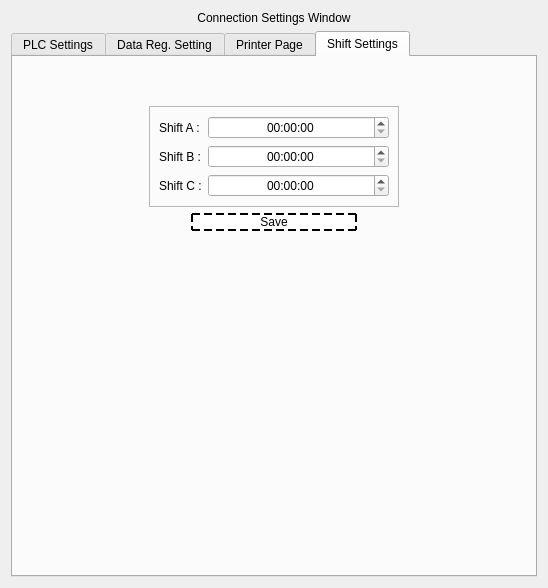
<?xml version="1.0" encoding="UTF-8"?>
<ui version="4.0">
 <class>ConnectionWindow</class>
 <widget class="QWidget" name="ConnectionWindow">
  <property name="windowModality">
   <enum>Qt::WindowModal</enum>
  </property>
  <property name="geometry">
   <rect>
    <x>0</x>
    <y>0</y>
    <width>548</width>
    <height>588</height>
   </rect>
  </property>
  <property name="windowTitle">
   <string>Connection Window</string>
  </property>
  <layout class="QVBoxLayout" name="verticalLayout">
   <item alignment="Qt::AlignTop">
    <widget class="QLabel" name="label">
     <property name="styleSheet">
      <string notr="true">QLabel{
	font: 700 16pt &quot;Cascadia Mono&quot;;
}</string>
     </property>
     <property name="text">
      <string>Connection Settings Window</string>
     </property>
     <property name="alignment">
      <set>Qt::AlignCenter</set>
     </property>
    </widget>
   </item>
   <item>
    <widget class="QTabWidget" name="tabWidget">
     <property name="sizePolicy">
      <sizepolicy hsizetype="Preferred" vsizetype="Expanding">
       <horstretch>0</horstretch>
       <verstretch>0</verstretch>
      </sizepolicy>
     </property>
     <property name="currentIndex">
      <number>3</number>
     </property>
     <widget class="QWidget" name="tabWidgetPage1">
      <attribute name="title">
       <string>PLC Settings</string>
      </attribute>
      <layout class="QVBoxLayout" name="verticalLayout_2">
       <item alignment="Qt::AlignHCenter">
        <widget class="QFrame" name="frame_2">
         <property name="minimumSize">
          <size>
           <width>300</width>
           <height>0</height>
          </size>
         </property>
         <property name="styleSheet">
          <string notr="true"/>
         </property>
         <property name="frameShape">
          <enum>QFrame::StyledPanel</enum>
         </property>
         <property name="frameShadow">
          <enum>QFrame::Raised</enum>
         </property>
         <layout class="QFormLayout" name="formLayout">
          <item row="0" column="0">
           <widget class="QLabel" name="label_2">
            <property name="text">
             <string>IP   :</string>
            </property>
           </widget>
          </item>
          <item row="0" column="1">
           <widget class="QLineEdit" name="lineEdit">
            <property name="alignment">
             <set>Qt::AlignCenter</set>
            </property>
           </widget>
          </item>
          <item row="1" column="0">
           <widget class="QLabel" name="label_3">
            <property name="text">
             <string>Port :</string>
            </property>
           </widget>
          </item>
          <item row="1" column="1">
           <widget class="QLineEdit" name="lineEdit_2">
            <property name="alignment">
             <set>Qt::AlignCenter</set>
            </property>
           </widget>
          </item>
         </layout>
        </widget>
       </item>
       <item alignment="Qt::AlignHCenter">
        <widget class="QPushButton" name="pushButton_8">
         <property name="minimumSize">
          <size>
           <width>166</width>
           <height>0</height>
          </size>
         </property>
         <property name="styleSheet">
          <string notr="true">QPushButton{
	border-radius:20%;
	background-color: rgb(255, 255, 255);
	border:2px dashed black;
}
QPushButton::hover{
	border-radius:20%;
	background-color: rgb(30, 255, 68);
}</string>
         </property>
         <property name="text">
          <string>Test</string>
         </property>
         <property name="icon">
          <iconset resource="asset.qrc">
           <normaloff>:/Icons/Assets/icons/icons8-save-96.png</normaloff>:/Icons/Assets/icons/icons8-save-96.png</iconset>
         </property>
         <property name="iconSize">
          <size>
           <width>40</width>
           <height>40</height>
          </size>
         </property>
        </widget>
       </item>
       <item alignment="Qt::AlignHCenter">
        <widget class="QFrame" name="frame_3">
         <property name="frameShape">
          <enum>QFrame::StyledPanel</enum>
         </property>
         <property name="frameShadow">
          <enum>QFrame::Raised</enum>
         </property>
         <layout class="QHBoxLayout" name="horizontalLayout_2">
          <item>
           <widget class="QPushButton" name="pushButton_2">
            <property name="minimumSize">
             <size>
              <width>166</width>
              <height>0</height>
             </size>
            </property>
            <property name="maximumSize">
             <size>
              <width>166</width>
              <height>16777215</height>
             </size>
            </property>
            <property name="styleSheet">
             <string notr="true">QPushButton{
	border-radius:20%;
	background-color: rgb(255, 255, 255);
	border:2px dashed black;
}
QPushButton::hover{
	border-radius:20%;
	background-color: rgb(255, 103, 106);
}</string>
            </property>
            <property name="text">
             <string>Cancel</string>
            </property>
            <property name="icon">
             <iconset resource="asset.qrc">
              <normaloff>:/Icons/Assets/icons/icons8-cross-64.png</normaloff>:/Icons/Assets/icons/icons8-cross-64.png</iconset>
            </property>
            <property name="iconSize">
             <size>
              <width>40</width>
              <height>40</height>
             </size>
            </property>
           </widget>
          </item>
          <item>
           <widget class="QPushButton" name="pushButton">
            <property name="minimumSize">
             <size>
              <width>166</width>
              <height>0</height>
             </size>
            </property>
            <property name="maximumSize">
             <size>
              <width>166</width>
              <height>16777215</height>
             </size>
            </property>
            <property name="styleSheet">
             <string notr="true">QPushButton{
	border-radius:20%;
	background-color: rgb(255, 255, 255);
	border:2px dashed black;
}
QPushButton::hover{
	border-radius:20%;
	background-color: rgb(30, 255, 68);
}</string>
            </property>
            <property name="text">
             <string>Save</string>
            </property>
            <property name="icon">
             <iconset resource="asset.qrc">
              <normaloff>:/Icons/Assets/icons/icons8-save-96.png</normaloff>:/Icons/Assets/icons/icons8-save-96.png</iconset>
            </property>
            <property name="iconSize">
             <size>
              <width>40</width>
              <height>40</height>
             </size>
            </property>
           </widget>
          </item>
         </layout>
        </widget>
       </item>
       <item>
        <spacer name="verticalSpacer">
         <property name="orientation">
          <enum>Qt::Vertical</enum>
         </property>
         <property name="sizeHint" stdset="0">
          <size>
           <width>20</width>
           <height>40</height>
          </size>
         </property>
        </spacer>
       </item>
      </layout>
     </widget>
     <widget class="QWidget" name="tab">
      <attribute name="title">
       <string>Data Reg. Setting</string>
      </attribute>
      <layout class="QGridLayout" name="gridLayout">
       <item row="18" column="0">
        <widget class="QLabel" name="label_8">
         <property name="text">
          <string>Scan Time (s) :</string>
         </property>
        </widget>
       </item>
       <item row="0" column="2">
        <widget class="QLineEdit" name="lineEdit_5">
         <property name="alignment">
          <set>Qt::AlignCenter</set>
         </property>
         <property name="readOnly">
          <bool>true</bool>
         </property>
        </widget>
       </item>
       <item row="19" column="0">
        <widget class="QLabel" name="label_9">
         <property name="text">
          <string>PLC Timeout (s) : </string>
         </property>
        </widget>
       </item>
       <item row="7" column="1">
        <widget class="Line" name="line">
         <property name="styleSheet">
          <string notr="true">Line{
	border:2px dashed black;
}</string>
         </property>
         <property name="orientation">
          <enum>Qt::Horizontal</enum>
         </property>
        </widget>
       </item>
       <item row="4" column="0">
        <widget class="QLabel" name="label_16">
         <property name="text">
          <string>Barcode ST-01 :</string>
         </property>
        </widget>
       </item>
       <item row="6" column="0">
        <widget class="QLabel" name="label_21">
         <property name="text">
          <string>Response Reg. ST-01 :</string>
         </property>
        </widget>
       </item>
       <item row="9" column="1">
        <widget class="QLineEdit" name="lineEdit_11">
         <property name="alignment">
          <set>Qt::AlignCenter</set>
         </property>
        </widget>
       </item>
       <item row="15" column="0">
        <widget class="QLabel" name="label_20">
         <property name="text">
          <string>Response Reg. ST-02 :</string>
         </property>
        </widget>
       </item>
       <item row="1" column="2">
        <widget class="QLineEdit" name="lineEdit_6">
         <property name="alignment">
          <set>Qt::AlignCenter</set>
         </property>
         <property name="readOnly">
          <bool>true</bool>
         </property>
        </widget>
       </item>
       <item row="21" column="1">
        <widget class="QPushButton" name="pushButton_6">
         <property name="styleSheet">
          <string notr="true">QPushButton::hover{
	background-color: rgb(255, 28, 89);
}

QPushButton::checked{
	background-color: rgb(255, 28, 89);
}</string>
         </property>
         <property name="text">
          <string>Close</string>
         </property>
         <property name="checkable">
          <bool>false</bool>
         </property>
        </widget>
       </item>
       <item row="6" column="1">
        <widget class="QLineEdit" name="lineEdit_23">
         <property name="alignment">
          <set>Qt::AlignCenter</set>
         </property>
        </widget>
       </item>
       <item row="18" column="1">
        <widget class="QLineEdit" name="lineEdit_7">
         <property name="alignment">
          <set>Qt::AlignCenter</set>
         </property>
        </widget>
       </item>
       <item row="0" column="1">
        <widget class="QLineEdit" name="lineEdit_3">
         <property name="alignment">
          <set>Qt::AlignCenter</set>
         </property>
        </widget>
       </item>
       <item row="4" column="1">
        <widget class="QLineEdit" name="lineEdit_14">
         <property name="alignment">
          <set>Qt::AlignCenter</set>
         </property>
        </widget>
       </item>
       <item row="9" column="0">
        <widget class="QLabel" name="label_6">
         <property name="text">
          <string>Print Count ST-02 :</string>
         </property>
        </widget>
       </item>
       <item row="11" column="1">
        <widget class="QLineEdit" name="lineEdit_20">
         <property name="alignment">
          <set>Qt::AlignCenter</set>
         </property>
        </widget>
       </item>
       <item row="1" column="1">
        <widget class="QLineEdit" name="lineEdit_4">
         <property name="alignment">
          <set>Qt::AlignCenter</set>
         </property>
        </widget>
       </item>
       <item row="16" column="2">
        <widget class="Line" name="line_5">
         <property name="styleSheet">
          <string notr="true">Line{
	border:2px dashed black;
}</string>
         </property>
         <property name="orientation">
          <enum>Qt::Horizontal</enum>
         </property>
        </widget>
       </item>
       <item row="6" column="2">
        <widget class="QLineEdit" name="lineEdit_25">
         <property name="alignment">
          <set>Qt::AlignCenter</set>
         </property>
         <property name="readOnly">
          <bool>true</bool>
         </property>
        </widget>
       </item>
       <item row="3" column="2">
        <widget class="QLineEdit" name="lineEdit_19">
         <property name="alignment">
          <set>Qt::AlignCenter</set>
         </property>
         <property name="readOnly">
          <bool>true</bool>
         </property>
        </widget>
       </item>
       <item row="16" column="1">
        <widget class="Line" name="line_4">
         <property name="styleSheet">
          <string notr="true">Line{
	border:2px dashed black;
}</string>
         </property>
         <property name="orientation">
          <enum>Qt::Horizontal</enum>
         </property>
        </widget>
       </item>
       <item row="15" column="2">
        <widget class="QLineEdit" name="lineEdit_17">
         <property name="alignment">
          <set>Qt::AlignCenter</set>
         </property>
         <property name="readOnly">
          <bool>true</bool>
         </property>
        </widget>
       </item>
       <item row="20" column="2">
        <widget class="QPushButton" name="pushButton_5">
         <property name="styleSheet">
          <string notr="true">QPushButton::hover{
	background-color:  rgb(255, 23, 15);
}

QPushButton::checked{
	background-color:  rgb(255, 23, 15);
}</string>
         </property>
         <property name="text">
          <string>Stop</string>
         </property>
        </widget>
       </item>
       <item row="3" column="0">
        <widget class="QLabel" name="label_18">
         <property name="text">
          <string>Serial No. ST-01 :</string>
         </property>
        </widget>
       </item>
       <item row="19" column="1">
        <widget class="QLineEdit" name="lineEdit_8">
         <property name="alignment">
          <set>Qt::AlignCenter</set>
         </property>
        </widget>
       </item>
       <item row="13" column="0">
        <widget class="QLabel" name="label_17">
         <property name="text">
          <string>Barcode ST-02 :</string>
         </property>
        </widget>
       </item>
       <item row="21" column="2">
        <widget class="QPushButton" name="pushButton_4">
         <property name="styleSheet">
          <string notr="true">QPushButton::hover{
	background-color: rgb(71, 255, 20);
}
</string>
         </property>
         <property name="text">
          <string>Save</string>
         </property>
         <property name="checkable">
          <bool>false</bool>
         </property>
        </widget>
       </item>
       <item row="4" column="2">
        <widget class="QLineEdit" name="lineEdit_16">
         <property name="alignment">
          <set>Qt::AlignCenter</set>
         </property>
         <property name="readOnly">
          <bool>true</bool>
         </property>
        </widget>
       </item>
       <item row="13" column="2">
        <widget class="QLineEdit" name="lineEdit_24">
         <property name="alignment">
          <set>Qt::AlignCenter</set>
         </property>
         <property name="readOnly">
          <bool>true</bool>
         </property>
        </widget>
       </item>
       <item row="9" column="2">
        <widget class="QLineEdit" name="lineEdit_12">
         <property name="alignment">
          <set>Qt::AlignCenter</set>
         </property>
         <property name="readOnly">
          <bool>true</bool>
         </property>
        </widget>
       </item>
       <item row="8" column="2">
        <widget class="QLineEdit" name="lineEdit_10">
         <property name="alignment">
          <set>Qt::AlignCenter</set>
         </property>
         <property name="readOnly">
          <bool>true</bool>
         </property>
        </widget>
       </item>
       <item row="15" column="1">
        <widget class="QLineEdit" name="lineEdit_15">
         <property name="alignment">
          <set>Qt::AlignCenter</set>
         </property>
        </widget>
       </item>
       <item row="8" column="1">
        <widget class="QLineEdit" name="lineEdit_9">
         <property name="alignment">
          <set>Qt::AlignCenter</set>
         </property>
        </widget>
       </item>
       <item row="17" column="0">
        <widget class="QLabel" name="label_10">
         <property name="text">
          <string>Heart Beat Server :</string>
         </property>
        </widget>
       </item>
       <item row="8" column="0">
        <widget class="QLabel" name="label_7">
         <property name="text">
          <string>PLC Comamnd ST-02 :</string>
         </property>
        </widget>
       </item>
       <item row="16" column="0">
        <widget class="Line" name="line_6">
         <property name="styleSheet">
          <string notr="true">Line{
	border:2px dashed black;
}</string>
         </property>
         <property name="orientation">
          <enum>Qt::Horizontal</enum>
         </property>
        </widget>
       </item>
       <item row="3" column="1">
        <widget class="QLineEdit" name="lineEdit_18">
         <property name="alignment">
          <set>Qt::AlignCenter</set>
         </property>
        </widget>
       </item>
       <item row="0" column="0">
        <widget class="QLabel" name="label_4">
         <property name="text">
          <string>PLC Comamnd ST-01 :</string>
         </property>
        </widget>
       </item>
       <item row="17" column="1">
        <widget class="QLineEdit" name="lineEdit_13">
         <property name="alignment">
          <set>Qt::AlignCenter</set>
         </property>
        </widget>
       </item>
       <item row="1" column="0">
        <widget class="QLabel" name="label_5">
         <property name="text">
          <string>Print Count ST-01 :</string>
         </property>
        </widget>
       </item>
       <item row="2" column="1">
        <widget class="QLineEdit" name="lineEdit_26">
         <property name="alignment">
          <set>Qt::AlignCenter</set>
         </property>
        </widget>
       </item>
       <item row="20" column="1">
        <widget class="QPushButton" name="pushButton_3">
         <property name="styleSheet">
          <string notr="true">QPushButton::hover{
	background-color: rgb(71, 255, 20);
}

QPushButton::checked{
	background-color: rgb(71, 255, 20);
}</string>
         </property>
         <property name="text">
          <string>Monitor</string>
         </property>
         <property name="checkable">
          <bool>true</bool>
         </property>
        </widget>
       </item>
       <item row="11" column="0">
        <widget class="QLabel" name="label_19">
         <property name="text">
          <string>Serial No. ST-02 :</string>
         </property>
        </widget>
       </item>
       <item row="2" column="2">
        <widget class="QLineEdit" name="lineEdit_27">
         <property name="alignment">
          <set>Qt::AlignCenter</set>
         </property>
         <property name="readOnly">
          <bool>true</bool>
         </property>
        </widget>
       </item>
       <item row="7" column="0">
        <widget class="Line" name="line_3">
         <property name="styleSheet">
          <string notr="true">Line{
	border:2px dashed black;
}</string>
         </property>
         <property name="orientation">
          <enum>Qt::Horizontal</enum>
         </property>
        </widget>
       </item>
       <item row="2" column="0">
        <widget class="QLabel" name="label_22">
         <property name="text">
          <string>Print Recipe ST-01:</string>
         </property>
        </widget>
       </item>
       <item row="13" column="1">
        <widget class="QLineEdit" name="lineEdit_22">
         <property name="alignment">
          <set>Qt::AlignCenter</set>
         </property>
        </widget>
       </item>
       <item row="11" column="2">
        <widget class="QLineEdit" name="lineEdit_21">
         <property name="alignment">
          <set>Qt::AlignCenter</set>
         </property>
         <property name="readOnly">
          <bool>true</bool>
         </property>
        </widget>
       </item>
       <item row="7" column="2">
        <widget class="Line" name="line_2">
         <property name="styleSheet">
          <string notr="true">Line{
	border:2px dashed black;
}</string>
         </property>
         <property name="orientation">
          <enum>Qt::Horizontal</enum>
         </property>
        </widget>
       </item>
       <item row="10" column="0">
        <widget class="QLabel" name="label_23">
         <property name="text">
          <string>Print Recipe ST-02:</string>
         </property>
        </widget>
       </item>
       <item row="10" column="1">
        <widget class="QLineEdit" name="lineEdit_28">
         <property name="alignment">
          <set>Qt::AlignCenter</set>
         </property>
        </widget>
       </item>
       <item row="10" column="2">
        <widget class="QLineEdit" name="lineEdit_29">
         <property name="alignment">
          <set>Qt::AlignCenter</set>
         </property>
         <property name="readOnly">
          <bool>true</bool>
         </property>
        </widget>
       </item>
      </layout>
     </widget>
     <widget class="QWidget" name="tab_2">
      <attribute name="title">
       <string>Printer Page</string>
      </attribute>
      <layout class="QVBoxLayout" name="verticalLayout_3">
       <item>
        <widget class="QGroupBox" name="groupBox_4">
         <property name="minimumSize">
          <size>
           <width>0</width>
           <height>50</height>
          </size>
         </property>
         <property name="styleSheet">
          <string notr="true">QGroupBox{
	border:2px dashed black;
}
QLabel{
	border:none;
}</string>
         </property>
         <property name="title">
          <string>Printer Settings for Stations</string>
         </property>
         <layout class="QFormLayout" name="formLayout_2">
          <property name="topMargin">
           <number>20</number>
          </property>
          <item row="0" column="0">
           <widget class="QLabel" name="label_11">
            <property name="text">
             <string>ST-01 Printer :</string>
            </property>
           </widget>
          </item>
          <item row="0" column="1">
           <widget class="QComboBox" name="comboBox"/>
          </item>
          <item row="1" column="0">
           <widget class="QLabel" name="label_12">
            <property name="text">
             <string>ST-02 Printer :</string>
            </property>
           </widget>
          </item>
          <item row="1" column="1">
           <widget class="QComboBox" name="comboBox_2"/>
          </item>
          <item row="2" column="1">
           <widget class="QFrame" name="frame_4">
            <property name="frameShape">
             <enum>QFrame::StyledPanel</enum>
            </property>
            <property name="frameShadow">
             <enum>QFrame::Raised</enum>
            </property>
            <layout class="QHBoxLayout" name="horizontalLayout_3">
             <property name="spacing">
              <number>0</number>
             </property>
             <property name="leftMargin">
              <number>0</number>
             </property>
             <property name="topMargin">
              <number>0</number>
             </property>
             <property name="rightMargin">
              <number>0</number>
             </property>
             <property name="bottomMargin">
              <number>0</number>
             </property>
             <item>
              <widget class="QPushButton" name="pushButton_10">
               <property name="maximumSize">
                <size>
                 <width>70</width>
                 <height>16777215</height>
                </size>
               </property>
               <property name="styleSheet">
                <string notr="true">QPushButton::hover{
	
	background-color: rgb(99, 255, 56);
}</string>
               </property>
               <property name="text">
                <string>Save</string>
               </property>
              </widget>
             </item>
             <item>
              <widget class="QPushButton" name="pushButton_9">
               <property name="maximumSize">
                <size>
                 <width>70</width>
                 <height>16777215</height>
                </size>
               </property>
               <property name="styleSheet">
                <string notr="true">QPushButton::hover{
	
	background-color: rgb(99, 255, 56);
}</string>
               </property>
               <property name="text">
                <string>Test 1</string>
               </property>
              </widget>
             </item>
             <item>
              <widget class="QPushButton" name="pushButton_11">
               <property name="maximumSize">
                <size>
                 <width>70</width>
                 <height>16777215</height>
                </size>
               </property>
               <property name="styleSheet">
                <string notr="true">QPushButton::hover{
	
	background-color: rgb(99, 255, 56);
}</string>
               </property>
               <property name="text">
                <string>Test 2</string>
               </property>
              </widget>
             </item>
            </layout>
           </widget>
          </item>
         </layout>
        </widget>
       </item>
       <item>
        <widget class="QFrame" name="frame">
         <property name="frameShape">
          <enum>QFrame::StyledPanel</enum>
         </property>
         <property name="frameShadow">
          <enum>QFrame::Raised</enum>
         </property>
         <layout class="QHBoxLayout" name="horizontalLayout">
          <item>
           <widget class="QPushButton" name="pushButton_7">
            <property name="text">
             <string>View Installed Printer</string>
            </property>
           </widget>
          </item>
         </layout>
        </widget>
       </item>
       <item>
        <widget class="QTableWidget" name="tableWidget">
         <property name="editTriggers">
          <set>QAbstractItemView::NoEditTriggers</set>
         </property>
         <column>
          <property name="text">
           <string>Printer Name</string>
          </property>
         </column>
        </widget>
       </item>
      </layout>
     </widget>
     <widget class="QWidget" name="tab_3">
      <attribute name="title">
       <string>Shift Settings</string>
      </attribute>
      <layout class="QVBoxLayout" name="verticalLayout_4">
       <item>
        <spacer name="verticalSpacer_3">
         <property name="orientation">
          <enum>Qt::Vertical</enum>
         </property>
         <property name="sizeType">
          <enum>QSizePolicy::Fixed</enum>
         </property>
         <property name="sizeHint" stdset="0">
          <size>
           <width>20</width>
           <height>40</height>
          </size>
         </property>
        </spacer>
       </item>
       <item alignment="Qt::AlignHCenter">
        <widget class="QFrame" name="frame_5">
         <property name="minimumSize">
          <size>
           <width>250</width>
           <height>0</height>
          </size>
         </property>
         <property name="styleSheet">
          <string notr="true">font: 700 12pt &quot;Cascadia Mono&quot;;</string>
         </property>
         <property name="frameShape">
          <enum>QFrame::StyledPanel</enum>
         </property>
         <property name="frameShadow">
          <enum>QFrame::Raised</enum>
         </property>
         <layout class="QFormLayout" name="formLayout_3">
          <item row="0" column="0">
           <widget class="QLabel" name="label_13">
            <property name="text">
             <string>Shift A :</string>
            </property>
           </widget>
          </item>
          <item row="0" column="1">
           <widget class="QTimeEdit" name="timeEdit">
            <property name="alignment">
             <set>Qt::AlignCenter</set>
            </property>
           </widget>
          </item>
          <item row="1" column="0">
           <widget class="QLabel" name="label_14">
            <property name="text">
             <string>Shift B :</string>
            </property>
           </widget>
          </item>
          <item row="1" column="1">
           <widget class="QTimeEdit" name="timeEdit_2">
            <property name="alignment">
             <set>Qt::AlignCenter</set>
            </property>
           </widget>
          </item>
          <item row="2" column="0">
           <widget class="QLabel" name="label_15">
            <property name="text">
             <string>Shift C :</string>
            </property>
           </widget>
          </item>
          <item row="2" column="1">
           <widget class="QTimeEdit" name="timeEdit_3">
            <property name="alignment">
             <set>Qt::AlignCenter</set>
            </property>
           </widget>
          </item>
         </layout>
        </widget>
       </item>
       <item alignment="Qt::AlignHCenter">
        <widget class="QPushButton" name="pushButton_12">
         <property name="minimumSize">
          <size>
           <width>166</width>
           <height>0</height>
          </size>
         </property>
         <property name="maximumSize">
          <size>
           <width>166</width>
           <height>16777215</height>
          </size>
         </property>
         <property name="styleSheet">
          <string notr="true">QPushButton{
	border-radius:20%;
	background-color: rgb(255, 255, 255);
	border:2px dashed black;
}
QPushButton::hover{
	border-radius:20%;
	background-color: rgb(30, 255, 68);
}</string>
         </property>
         <property name="text">
          <string>Save</string>
         </property>
         <property name="icon">
          <iconset resource="asset.qrc">
           <normaloff>:/Icons/Assets/icons/icons8-save-96.png</normaloff>:/Icons/Assets/icons/icons8-save-96.png</iconset>
         </property>
         <property name="iconSize">
          <size>
           <width>40</width>
           <height>40</height>
          </size>
         </property>
        </widget>
       </item>
       <item>
        <spacer name="verticalSpacer_2">
         <property name="orientation">
          <enum>Qt::Vertical</enum>
         </property>
         <property name="sizeHint" stdset="0">
          <size>
           <width>20</width>
           <height>40</height>
          </size>
         </property>
        </spacer>
       </item>
      </layout>
     </widget>
    </widget>
   </item>
  </layout>
 </widget>
 <resources>
  <include location="asset.qrc"/>
 </resources>
 <connections>
  <connection>
   <sender>pushButton_2</sender>
   <signal>clicked(bool)</signal>
   <receiver>ConnectionWindow</receiver>
   <slot>close()</slot>
   <hints>
    <hint type="sourcelabel">
     <x>150</x>
     <y>226</y>
    </hint>
    <hint type="destinationlabel">
     <x>7</x>
     <y>241</y>
    </hint>
   </hints>
  </connection>
  <connection>
   <sender>pushButton_5</sender>
   <signal>clicked(bool)</signal>
   <receiver>pushButton_3</receiver>
   <slot>click()</slot>
   <hints>
    <hint type="sourcelabel">
     <x>528</x>
     <y>460</y>
    </hint>
    <hint type="destinationlabel">
     <x>333</x>
     <y>460</y>
    </hint>
   </hints>
  </connection>
  <connection>
   <sender>pushButton_6</sender>
   <signal>clicked(bool)</signal>
   <receiver>ConnectionWindow</receiver>
   <slot>close()</slot>
   <hints>
    <hint type="sourcelabel">
     <x>333</x>
     <y>490</y>
    </hint>
    <hint type="destinationlabel">
     <x>6</x>
     <y>341</y>
    </hint>
   </hints>
  </connection>
 </connections>
</ui>
